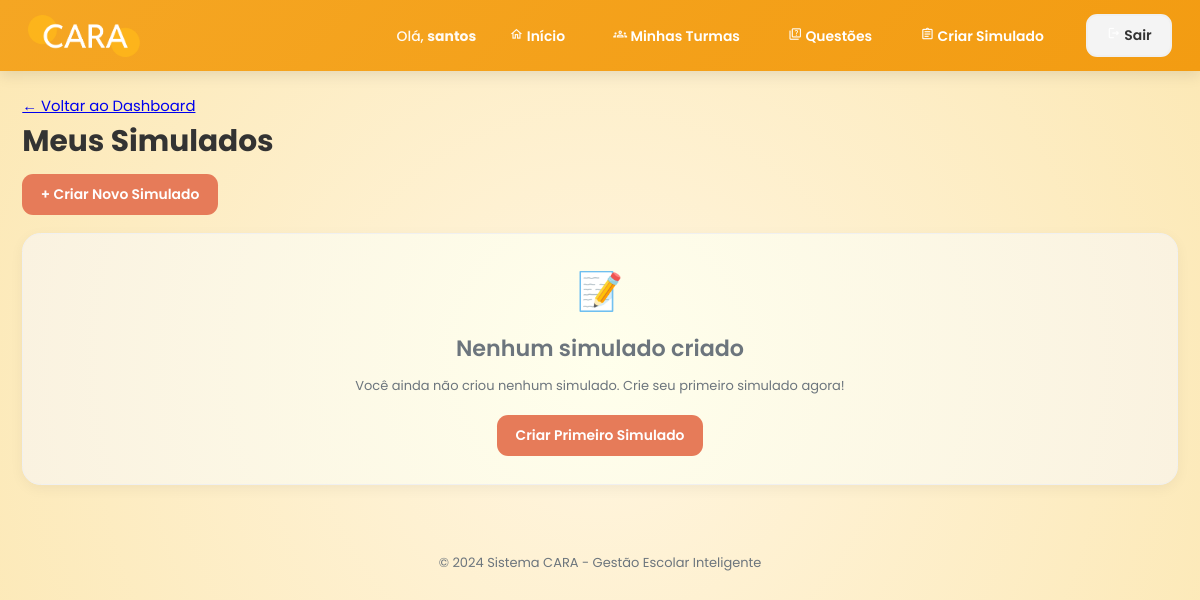
/simulados/ (signed in), run on an earlier commit of the app's database.
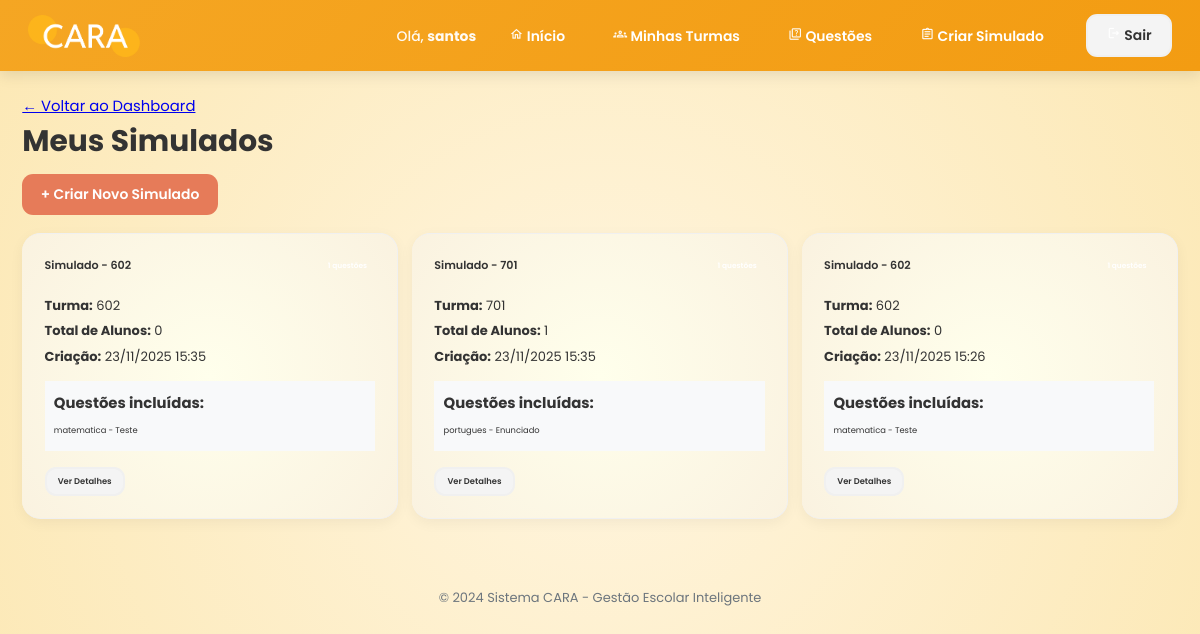
And on a later commit of the database.
### escola/models.py (models this page shows, shortened)
class Simulado(models.Model):
    questoes = models.ManyToManyField(Questao, related_name="simulados")
    autor = models.ForeignKey(Professor, on_delete=models.CASCADE, related_name="simulados_criados")
    turma_alvo = models.ForeignKey(Turma, on_delete=models.SET_NULL, null=True, related_name="simulados")
    data_criacao = models.DateTimeField(auto_now_add=True)
    class Meta:
        ordering = ['-data_criacao']
        verbose_name = 'Simulado'
        verbose_name_plural = 'Simulados'

class Turma(models.Model):
    TURNOS = [
        ('M', 'Manhã'),
        ('T', 'Tarde'),
        ('N', 'Noite'),
    ]
    nome = models.CharField(max_length=100)
    serie = models.CharField(max_length=50, default='', blank=True)
    turno = models.CharField(max_length=1, choices=TURNOS, default='M', blank=True)
    sala = models.CharField(max_length=20, blank=True)

class Questao(models.Model):
    enunciado = models.TextField()
    resposta = models.TextField()
    materia = models.CharField(max_length=100)
    autor = models.ForeignKey(Professor, on_delete=models.CASCADE, related_name="questoes_criadas")
    data_criacao = models.DateTimeField(auto_now_add=True)
    class Meta:
        ordering = ['-data_criacao']
        verbose_name = 'Questão'
        verbose_name_plural = 'Questões'

### escola/views.py (the view)
    def wrapper(request, *args, **kwargs):
        if not hasattr(request.user, 'professor'):
            return HttpResponseForbidden("Acesso negado")
        return view_func(request, *args, **kwargs)

### escola/views.py (called while the page is built)
def professor_required(view_func):
    def wrapper(request, *args, **kwargs):
        if not hasattr(request.user, 'professor'):
            return HttpResponseForbidden("Acesso negado")
        return view_func(request, *args, **kwargs)
    return wrapper

@login_required
@professor_required
def lista_simulados(request):
    professor = request.user.professor
    simulados = Simulado.objects.filter(autor=professor).select_related('turma_alvo').order_by('-id')
    return render(request, 'professor/lista_simulados.html', {'simulados': simulados})

### escola/templates/professor/lista_simulados.html (shortened to what this page needs)
{% extends 'base.html' %}
{% block content %}
    <a href="{% url 'dashboard' %}">&larr; Voltar ao Dashboard</a>
    <h1>Meus Simulados</h1>
    <div class="actions-bar">
        <a href="{% url 'criar_simulado' %}" class="btn btn-primary">+ Criar Novo Simulado</a>
    </div>
    {% if simulados %}
        <div class="simulados-grid">
            {% for simulado in simulados %}
                <div class="card simulado-card">
                    <div class="simulado-header">
                        <h3>Simulado - {{ simulado.turma_alvo.nome }}</h3>
                        <span class="badge">{{ simulado.questoes.count }} questões</span>
                    </div>
                    <div class="simulado-info">
                        <p><strong>Turma:</strong> {{ simulado.turma_alvo.nome }}</p>
                        <p><strong>Total de Alunos:</strong> {{ simulado.turma_alvo.alunos.count }}</p>
                        <p><strong>Criação:</strong> {{ simulado.data_criacao|date:"d/m/Y H:i" }}</p>
                    </div>
                    <div class="questoes-preview">
                        <strong>Questões incluídas:</strong>
                        <ul>
                            {% for questao in simulado.questoes.all|slice:":3" %}
                                <li>{{ questao.materia }} - {{ questao.enunciado|truncatewords:8 }}</li>
                            {% endfor %}
                        </ul>
                    </div>
                    <div class="simulado-actions">
                        <a href="{% url 'visualizar_simulado' simulado.id %}" class="btn btn-secondary btn-small">Ver Detalhes</a>
                    </div>
                </div>
            {% endfor %}
        </div>
    {% else %}
        <div class="card empty-state">
            <div class="empty-icon">📝</div>
            <h2>Nenhum simulado criado</h2>
            <p>Você ainda não criou nenhum simulado. Crie seu primeiro simulado agora!</p>
            <a href="{% url 'criar_simulado' %}" class="btn btn-primary">Criar Primeiro Simulado</a>
        </div>
    {% endif %}
{% endblock content %}

What changed in the data, as far as the page shows it:
added Simulado: turma_alvo.nome "602", turma_alvo.alunos.count "0", data_criacao "23/11/2025 15:35"
now on this page (row unchanged): Questao: materia "matematica", enunciado "Teste"
added Simulado: turma_alvo.nome "701", turma_alvo.alunos.count "1", data_criacao "23/11/2025 15:35"
added Questao: materia "portugues", enunciado "Enunciado", shown under "701"
added Simulado: turma_alvo.nome "602", turma_alvo.alunos.count "0", data_criacao "23/11/2025 15:26"
Also different on the page:
text no longer shown: "📝 Nenhum simulado criado Você ainda não criou nenhum simulado. Crie seu primeiro simulado agora! Criar Primeiro Simulado"
